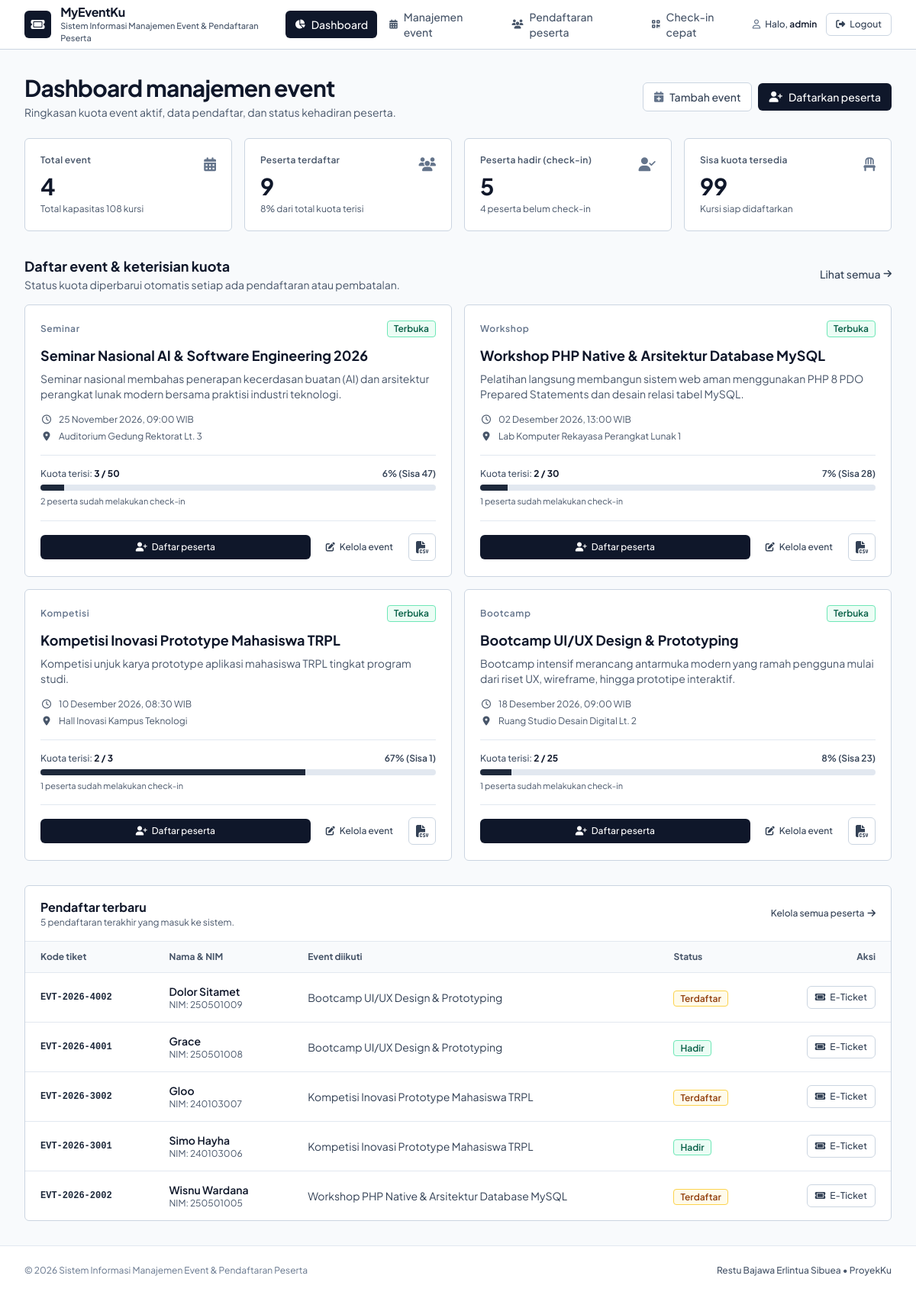
/index.php (signed in), run on the app's committed database.
### tables this page shows
CREATE TABLE `events` (
  `id` INT AUTO_INCREMENT PRIMARY KEY,
  `title` VARCHAR(150) NOT NULL,
  `category` ENUM('Seminar', 'Workshop', 'Kompetisi', 'Bootcamp') NOT NULL DEFAULT 'Seminar',
  `event_date` DATETIME NOT NULL,
  `location` VARCHAR(150) NOT NULL,
  `quota` INT NOT NULL DEFAULT 0,
  `description` TEXT NULL,
  `status` ENUM('Terbuka', 'Penuh', 'Selesai') NOT NULL DEFAULT 'Terbuka',
  `created_at` TIMESTAMP DEFAULT CURRENT_TIMESTAMP
);

CREATE TABLE `participants` (
  `id` INT AUTO_INCREMENT PRIMARY KEY,
  `event_id` INT NOT NULL,
  `ticket_code` VARCHAR(25) NOT NULL,
  `name` VARCHAR(100) NOT NULL,
  `identity_no` VARCHAR(30) NOT NULL,
  `email` VARCHAR(100) NOT NULL,
  `phone` VARCHAR(25) NOT NULL,
  `attendance_status` ENUM('Terdaftar', 'Hadir') NOT NULL DEFAULT 'Terdaftar',
  `check_in_at` DATETIME NULL DEFAULT NULL,
  `created_at` TIMESTAMP DEFAULT CURRENT_TIMESTAMP,
  UNIQUE KEY `unique_ticket_code` (`ticket_code`),
  UNIQUE KEY `unique_participant` (`event_id`, `identity_no`),
  CONSTRAINT `fk_participants_event`
    FOREIGN KEY (`event_id`) REFERENCES `events`(`id`)
    ON DELETE CASCADE
    ON UPDATE CASCADE
);

### index.php (the view, shortened to what the rows shown need)
<?php
require_once __DIR__ . '/config/database.php';
$stmtEvents = $pdo->prepare("
    SELECT
        e.id,
        e.title,
        e.category,
        e.event_date,
        e.location,
        e.quota,
        e.description,
        e.status,
        e.created_at,
        COUNT(p.id) AS terisi,
        COALESCE(SUM(CASE WHEN p.attendance_status = 'Hadir' THEN 1 ELSE 0 END), 0) AS hadir
    FROM events e
    LEFT JOIN participants p ON e.id = p.event_id
    GROUP BY e.id, e.title, e.category, e.event_date, e.location, e.quota, e.description, e.status, e.created_at
    ORDER BY e.event_date ASC
");
$stmtEvents->execute();
$events = $stmtEvents->fetchAll();
$stmtRecentParticipants = $pdo->prepare('
    SELECT p.id, p.ticket_code, p.name, p.identity_no, p.attendance_status, p.created_at, e.title AS event_title
    FROM participants p
    INNER JOIN events e ON p.event_id = e.id
    ORDER BY p.id DESC
    LIMIT 5
');
$stmtRecentParticipants->execute();
$recentParticipants = $stmtRecentParticipants->fetchAll();
$statusStyles = [
    'Terbuka' => 'border-emerald-300 bg-emerald-50 text-emerald-800',
    'Penuh'   => 'border-rose-300 bg-rose-50 text-rose-800',
    'Selesai' => 'border-slate-300 bg-slate-100 text-slate-700',
];
require_once __DIR__ . '/includes/header.php';
?>
<section class="mb-6 flex flex-col lg:flex-row lg:items-center lg:justify-between gap-4">
    <div>
        <h1 class="text-2xl sm:text-3xl font-bold text-slate-900 tracking-tight">
            Dashboard manajemen event
        </h1>
    </div>
</section>
<section class="mb-8">
    <div class="flex items-center justify-between mb-4">
        <div>
            <h2 class="text-lg font-bold text-slate-900">Daftar event &amp; keterisian kuota</h2>
        </div>
    </div>
    <?php if (empty($events)): ?>
        <div class="bg-white border border-slate-300 rounded-md shadow-none p-10 text-center">
            <p class="font-semibold text-slate-700">Belum ada event yang tersedia.</p>
            <p class="text-sm text-slate-500 mt-1">Tambahkan event baru melalui menu manajemen event.</p>
            <a href="events.php?action=new" class="mt-4 inline-flex items-center gap-2 px-4 py-2 rounded-md bg-slate-900 text-white text-xs font-medium">
                <i class="fa-solid fa-plus"></i> Tambah event baru
            </a>
        </div>
    <?php else: ?>
        <div class="grid grid-cols-1 md:grid-cols-2 gap-4">
            <?php foreach ($events as $event): ?>
                <?php
                    $quota     = (int) $event['quota'];
                    $terisi    = (int) $event['terisi'];
                    $hadir     = (int) $event['hadir'];
                    $sisaSlot  = max(0, $quota - $terisi);
                    $persen    = ($quota > 0) ? min(100, (int) round(($terisi / $quota) * 100)) : 0;
                    $isPenuh   = ($event['status'] === 'Penuh' || $terisi >= $quota);
                    $statBadge = $statusStyles[$event['status']] ?? 'border-slate-300 bg-slate-100 text-slate-700';
                    if ($persen >= 100) {
                        $barColor = 'bg-rose-600';
                    } elseif ($persen >= 75) {
                        $barColor = 'bg-amber-500';
                    } else {
                        $barColor = 'bg-slate-800';
                    }
                ?>
                <article class="bg-white border border-slate-300 rounded-md shadow-none p-5 flex flex-col justify-between">
                    <div>
                        <div class="flex items-center justify-between gap-2 mb-2.5">
                            <span class="text-xs font-semibold tracking-wider text-slate-500">
                                <?= htmlspecialchars($event['category'] ?? '', ENT_QUOTES, 'UTF-8') ?>
                            </span>
                            <span class="rounded border px-2 py-0.5 text-xs font-semibold <?= $statBadge ?>">
                                <?= htmlspecialchars($event['status'] ?? '', ENT_QUOTES, 'UTF-8') ?>
                            </span>
                        </div>
                        <h3 class="text-base sm:text-lg font-bold text-slate-900 leading-snug">
                            <?= htmlspecialchars($event['title'] ?? '', ENT_QUOTES, 'UTF-8') ?>
                        </h3>
                        <p class="mt-1.5 text-xs sm:text-sm text-slate-600 line-clamp-2">
                            <?= htmlspecialchars($event['description'] ?? 'Tidak ada deskripsi tambahan.', ENT_QUOTES, 'UTF-8') ?>
                        </p>
                        <div class="mt-4 space-y-1.5 text-xs text-slate-600">
                            <div class="flex items-center gap-2">
                                <i class="fa-regular fa-clock text-slate-600 w-4 text-center"></i>
                                <span><?= htmlspecialchars(formatTanggalIndo($event['event_date'] ?? null), ENT_QUOTES, 'UTF-8') ?></span>
                            </div>
                            <div class="flex items-center gap-2">
                                <i class="fa-solid fa-location-dot text-slate-600 w-4 text-center"></i>
                                <span><?= htmlspecialchars($event['location'] ?? '', ENT_QUOTES, 'UTF-8') ?></span>
                            </div>
                        </div>
                        <div class="mt-4 pt-4 border-t border-slate-200">
                            <div class="flex items-center justify-between text-xs font-medium mb-1.5">
                                <span class="text-slate-600">
                                    Kuota terisi:
                                    <strong class="text-slate-900"><?= $terisi ?> / <?= $quota ?></strong>
                                </span>
                                <span class="<?= $isPenuh ? 'text-rose-700 font-semibold' : 'text-slate-700 font-semibold' ?>">
                                    <?= $persen ?>% (Sisa <?= $sisaSlot ?>)
                                </span>
                            </div>
                            <div class="w-full h-2 bg-slate-200 rounded overflow-hidden">
                                <div class="h-full <?= $barColor ?>" style="width: <?= $persen ?>%"></div>
                            </div>
                            <p class="mt-1.5 text-[11px] text-slate-600">
                                <?= $hadir ?> peserta sudah melakukan check-in
                            </p>
                        </div>
                    </div>
                    <div class="mt-4 pt-4 border-t border-slate-200 flex items-center gap-2">
                        <?php if ($isPenuh || $event['status'] === 'Selesai'): ?>
                            <span class="flex-1 inline-flex items-center justify-center gap-1.5 px-3 py-2 rounded-md bg-slate-100 border border-slate-200 text-slate-500 text-xs font-medium cursor-not-allowed">
                                <i class="fa-solid fa-ban"></i>
                                <span><?= $event['status'] === 'Selesai' ? 'Event selesai' : 'Kuota penuh' ?></span>
                            </span>
                        <?php else: ?>
                            <a href="participants.php?event_id=<?= (int) $event['id'] ?>#form-daftar"
                               class="flex-1 inline-flex items-center justify-center gap-1.5 px-3 py-2 rounded-md bg-slate-900 hover:bg-slate-800 text-white text-xs font-medium transition-colors">
                                <i class="fa-solid fa-user-plus"></i>
                                <span>Daftar peserta</span>
                            </a>
                        <?php endif; ?>
                        <a href="events.php?edit=<?= (int) $event['id'] ?>"
                           class="inline-flex items-center justify-center gap-1.5 px-3 py-2 rounded-md text-slate-700 hover:bg-slate-100 text-xs font-medium transition-colors">
                            <i class="fa-solid fa-pen-to-square"></i>
                            <span>Kelola event</span>
                        </a>
                        <a href="export_csv.php?event_id=<?= (int) $event['id'] ?>"
                           title="Export CSV"
                           aria-label="Export CSV"
                           class="w-9 h-9 flex items-center justify-center border border-slate-300 rounded-md bg-white hover:bg-slate-50 text-slate-700 transition-colors shrink-0">
                            <i class="fa-solid fa-file-csv"></i>
                        </a>
                    </div>
                </article>
            <?php endforeach; ?>
        </div>
    <?php endif; ?>
</section>
<section class="bg-white border border-slate-300 rounded-md shadow-none overflow-hidden">
    <div class="px-5 py-4 border-b border-slate-200 flex flex-col sm:flex-row sm:items-center sm:justify-between gap-2">
        <div>
            <h2 class="text-base font-bold text-slate-900">Pendaftar terbaru</h2>
        </div>
    </div>
    <?php if (empty($recentParticipants)): ?>
        <div class="p-8 text-center text-sm text-slate-500">Belum ada peserta yang terdaftar.</div>
    <?php else: ?>
        <div class="overflow-x-auto">
            <table class="w-full text-left border-collapse">
                <thead>
                    <tr class="bg-slate-50 border-b border-slate-200 text-xs font-semibold text-slate-600">
                        <th class="px-5 py-3">Kode tiket</th>
                        <th class="px-5 py-3">Nama &amp; NIM</th>
                        <th class="px-5 py-3">Event diikuti</th>
                        <th class="px-5 py-3">Status</th>
                        <th class="px-5 py-3 text-right">Aksi</th>
                    </tr>
                </thead>
                <tbody class="divide-y divide-slate-200 text-sm">
                    <?php foreach ($recentParticipants as $peserta): ?>
                        <?php $isHadir = ($peserta['attendance_status'] === 'Hadir'); ?>
                        <tr class="hover:bg-slate-50 transition-colors">
                            <td class="px-5 py-3.5 font-mono text-xs font-semibold text-slate-800 whitespace-nowrap">
                                <?= htmlspecialchars($peserta['ticket_code'] ?? '', ENT_QUOTES, 'UTF-8') ?>
                            </td>
                            <td class="px-5 py-3.5">
                                <p class="font-semibold text-slate-900 capitalize"><?= htmlspecialchars($peserta['name'] ?? '', ENT_QUOTES, 'UTF-8') ?></p>
                                <p class="text-xs text-slate-600">NIM: <?= htmlspecialchars($peserta['identity_no'] ?? '', ENT_QUOTES, 'UTF-8') ?></p>
                            </td>
                            <td class="px-5 py-3.5 text-xs sm:text-sm text-slate-700">
                                <?= htmlspecialchars($peserta['event_title'] ?? '', ENT_QUOTES, 'UTF-8') ?>
                            </td>
                            <td class="px-5 py-3.5 whitespace-nowrap">
                                <span class="rounded border px-2 py-0.5 text-xs font-semibold <?= $isHadir
                                    ? 'border-emerald-300 bg-emerald-50 text-emerald-800'
                                    : 'border-amber-300 bg-amber-50 text-amber-800' ?>">
                                    <?= htmlspecialchars($peserta['attendance_status'] ?? '', ENT_QUOTES, 'UTF-8') ?>
                                </span>
                            </td>
                            <td class="px-5 py-3.5 text-right whitespace-nowrap">
                                <a href="ticket.php?id=<?= (int) $peserta['id'] ?>"
                                   class="inline-flex items-center gap-1.5 px-2.5 py-1.5 rounded-md bg-white hover:bg-slate-50 text-slate-700 border border-slate-300 text-xs font-medium transition-colors">
                                    <i class="fa-solid fa-ticket"></i> E-Ticket
                                </a>
                            </td>
                        </tr>
                    <?php endforeach; ?>
                </tbody>
            </table>
        </div>
    <?php endif; ?>
</section>
<?php require_once __DIR__ . '/includes/footer.php'; ?>

### data on the page
events: category "Seminar", status "Terbuka", title "Seminar Nasional AI & Software Engineering 2026", description "Seminar nasional membahas penerapan kecerdasan buatan (AI) dan arsitektur perangkat lunak modern bersama praktisi industri teknologi.", event_date "25 November 2026, 09:00 WIB", location "Auditorium Gedung Rektorat Lt. 3", terisi "3", quota "50", persen "6", sisaSlot "47", hadir "2"
events: category "Workshop", status "Terbuka", title "Workshop PHP Native & Arsitektur Database MySQL", description "Pelatihan langsung membangun sistem web aman menggunakan PHP 8 PDO Prepared Statements dan desain relasi tabel MySQL.", event_date "02 Desember 2026, 13:00 WIB", location "Lab Komputer Rekayasa Perangkat Lunak 1", terisi "2", quota "30", persen "7", sisaSlot "28", hadir "1"
events: category "Kompetisi", status "Terbuka", title "Kompetisi Inovasi Prototype Mahasiswa TRPL", description "Kompetisi unjuk karya prototype aplikasi mahasiswa TRPL tingkat program studi.", event_date "10 Desember 2026, 08:30 WIB", location "Hall Inovasi Kampus Teknologi", terisi "2", quota "3", persen "67", sisaSlot "1", hadir "1"
events: category "Bootcamp", status "Terbuka", title "Bootcamp UI/UX Design & Prototyping", description "Bootcamp intensif merancang antarmuka modern yang ramah pengguna mulai dari riset UX, wireframe, hingga prototipe interaktif.", event_date "18 Desember 2026, 09:00 WIB", location "Ruang Studio Desain Digital Lt. 2", terisi "2", quota "25", persen "8", sisaSlot "23", hadir "1"
participants: ticket_code "EVT-2026-4002", name "Dolor Sitamet", identity_no "250501009", event.title "Bootcamp UI/UX Design & Prototyping", attendance_status "Terdaftar"
participants: ticket_code "EVT-2026-4001", name "Grace", identity_no "250501008", event.title "Bootcamp UI/UX Design & Prototyping", attendance_status "Hadir"
participants: ticket_code "EVT-2026-3002", name "Gloo", identity_no "240103007", event.title "Kompetisi Inovasi Prototype Mahasiswa TRPL", attendance_status "Terdaftar"
participants: ticket_code "EVT-2026-3001", name "Simo Hayha", identity_no "240103006", event.title "Kompetisi Inovasi Prototype Mahasiswa TRPL", attendance_status "Hadir"
participants: ticket_code "EVT-2026-2002", name "Wisnu Wardana", identity_no "250501005", event.title "Workshop PHP Native & Arsitektur Database MySQL", attendance_status "Terdaftar"

### other printed values
$item['label'] "Dashboard"
$item['label'] "Manajemen event"
$item['label'] "Pendaftaran peserta"
$item['label'] "Check-in cepat"
$_SESSION['username'] "admin"
$totalEvents "4"
$totalQuota "108"
$totalParticipants "9"
$persenTerisiGlobal "8"
$totalHadir "5"
max(0, $totalParticipants - $totalHadir) "4"
$sisaKuotaTersedia "99"
